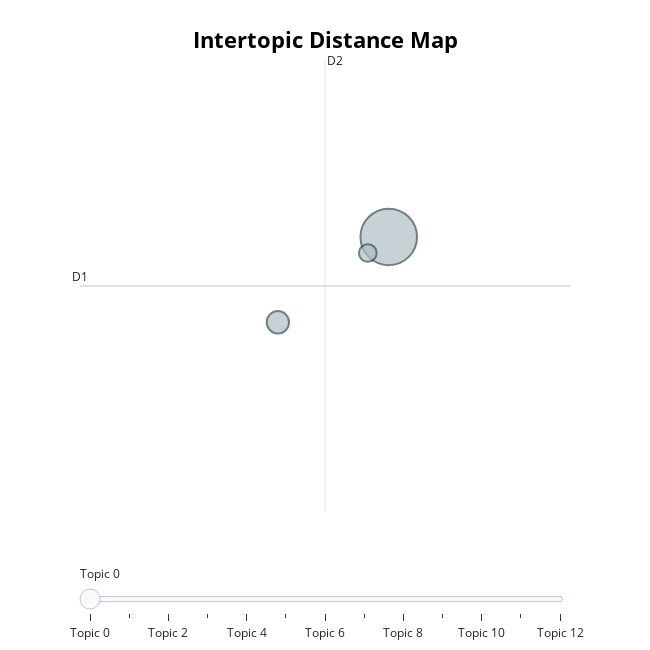

Here is the notebook cell this chart was saved with:
### Code cell
# Visualize intertopic distance
topic_model.visualize_topics()

### Figure 1 — Plotly figure (JSON) as saved in the notebook; plotly's stock layout.template omitted (floating-point values rounded to 4 significant figures)
{"data": [{"customdata": [[0, "beverage bottle container | bottle container | beverage bottle | water bottle | cigarette tobacco", 1161], [1, "cup cup | styrofoam cup | cup lid | cup cup lid | styrofoam cup cup", 269], [2, "styrofoam piece | piece styrofoam piece | piece styrofoam | styrofoam piece styrofoam | piece cardboard styrofoam", 181], [3, "food drink | food drink pouch | drink pouch | chip bag | bag food", 132], [4, "bag film | film bag film | film bag | bag film bag | ", 120], [5, "bottle cap | cap bottle cap | bottle cap bottle | cap bottle | cap cap something", 114], [6, "straw stirrer | straw stirrer straw | stirrer straw stirrer | stirrer straw | lemon slice straw", 97], [7, "hard fragment | hard fragment hard | fragment hard fragment | fragment hard | ", 77], [8, "sport equipment | sport equipment sport | equipment sport equipment | equipment sport | ", 58], [9, "medical waste | waste medical | waste medical waste | medical waste medical | covid ppe", 55], [10, "textile shoe | textile shoe textile | shoe textile shoe | shoe textile | ", 38], [11, "paper paper | paper paper paper | junk mail | junk mail office | mail office", 27], [12, "vehicle related | vehicle related vehicle | related vehicle related | related vehicle | reagent system", 17]], "hovertemplate": "<b>Topic %{customdata[0]}</b><br>%{customdata[1]}<br>Size: %{customdata[2]}", "legendgroup": "", "marker": {"color": "#B0BEC5", "line": {"color": "DarkSlateGrey", "width": 2}, "size": [1161, 269, 181, 132, 120, 114, 97, 77, 58, 55, 38, 27, 17], "sizemode": "area", "sizeref": 0.7256, "symbol": "circle"}, "mode": "markers", "name": "", "orientation": "v", "showlegend": false, "type": "scatter", "x": [-6.05, null, -6.605, null, null, -6.155, null, null, null, null, null, null, null], "xaxis": "x", "y": [-7.671, null, -8.226, null, null, -7.775, null, null, null, null, null, null, null], "yaxis": "y"}], "layout": {"annotations": [{"showarrow": false, "text": "D1", "x": -7.596, "y": -7.99, "yshift": 10}, {"showarrow": false, "text": "D2", "x": -6.369, "xshift": 10, "y": -6.52}], "height": 650, "hoverlabel": {"bgcolor": "white", "font": {"family": "Rockwell", "size": 16}}, "legend": {"itemsizing": "constant", "tracegroupgap": 0}, "margin": {"t": 60}, "shapes": [{"line": {"color": "#CFD8DC", "width": 2}, "type": "line", "x0": -6.369, "x1": -6.369, "y0": -9.46, "y1": -6.52}, {"line": {"color": "#9E9E9E", "width": 2}, "type": "line", "x0": -7.596, "x1": -5.143, "y0": -7.99, "y1": -7.99}], "sliders": [{"active": 0, "pad": {"t": 50}, "steps": [{"args": [{"marker.color": [["red", "#B0BEC5", "#B0BEC5", "#B0BEC5", "#B0BEC5", "#B0BEC5", "#B0BEC5", "#B0BEC5", "#B0BEC5", "#B0BEC5", "#B0BEC5", "#B0BEC5", "#B0BEC5"]]}], "label": "Topic 0", "method": "update"}, {"args": [{"marker.color": [["#B0BEC5", "red", "#B0BEC5", "#B0BEC5", "#B0BEC5", "#B0BEC5", "#B0BEC5", "#B0BEC5", "#B0BEC5", "#B0BEC5", "#B0BEC5", "#B0BEC5", "#B0BEC5"]]}], "label": "Topic 1", "method": "update"}, {"args": [{"marker.color": [["#B0BEC5", "#B0BEC5", "red", "#B0BEC5", "#B0BEC5", "#B0BEC5", "#B0BEC5", "#B0BEC5", "#B0BEC5", "#B0BEC5", "#B0BEC5", "#B0BEC5", "#B0BEC5"]]}], "label": "Topic 2", "method": "update"}, {"args": [{"marker.color": [["#B0BEC5", "#B0BEC5", "#B0BEC5", "red", "#B0BEC5", "#B0BEC5", "#B0BEC5", "#B0BEC5", "#B0BEC5", "#B0BEC5", "#B0BEC5", "#B0BEC5", "#B0BEC5"]]}], "label": "Topic 3", "method": "update"}, {"args": [{"marker.color": [["#B0BEC5", "#B0BEC5", "#B0BEC5", "#B0BEC5", "red", "#B0BEC5", "#B0BEC5", "#B0BEC5", "#B0BEC5", "#B0BEC5", "#B0BEC5", "#B0BEC5", "#B0BEC5"]]}], "label": "Topic 4", "method": "update"}, {"args": [{"marker.color": [["#B0BEC5", "#B0BEC5", "#B0BEC5", "#B0BEC5", "#B0BEC5", "red", "#B0BEC5", "#B0BEC5", "#B0BEC5", "#B0BEC5", "#B0BEC5", "#B0BEC5", "#B0BEC5"]]}], "label": "Topic 5", "method": "update"}, {"args": [{"marker.color": [["#B0BEC5", "#B0BEC5", "#B0BEC5", "#B0BEC5", "#B0BEC5", "#B0BEC5", "red", "#B0BEC5", "#B0BEC5", "#B0BEC5", "#B0BEC5", "#B0BEC5", "#B0BEC5"]]}], "label": "Topic 6", "method": "update"}, {"args": [{"marker.color": [["#B0BEC5", "#B0BEC5", "#B0BEC5", "#B0BEC5", "#B0BEC5", "#B0BEC5", "#B0BEC5", "red", "#B0BEC5", "#B0BEC5", "#B0BEC5", "#B0BEC5", "#B0BEC5"]]}], "label": "Topic 7", "method": "update"}, {"args": [{"marker.color": [["#B0BEC5", "#B0BEC5", "#B0BEC5", "#B0BEC5", "#B0BEC5", "#B0BEC5", "#B0BEC5", "#B0BEC5", "red", "#B0BEC5", "#B0BEC5", "#B0BEC5", "#B0BEC5"]]}], "label": "Topic 8", "method": "update"}, {"args": [{"marker.color": [["#B0BEC5", "#B0BEC5", "#B0BEC5", "#B0BEC5", "#B0BEC5", "#B0BEC5", "#B0BEC5", "#B0BEC5", "#B0BEC5", "red", "#B0BEC5", "#B0BEC5", "#B0BEC5"]]}], "label": "Topic 9", "method": "update"}, {"args": [{"marker.color": [["#B0BEC5", "#B0BEC5", "#B0BEC5", "#B0BEC5", "#B0BEC5", "#B0BEC5", "#B0BEC5", "#B0BEC5", "#B0BEC5", "#B0BEC5", "red", "#B0BEC5", "#B0BEC5"]]}], "label": "Topic 10", "method": "update"}, {"args": [{"marker.color": [["#B0BEC5", "#B0BEC5", "#B0BEC5", "#B0BEC5", "#B0BEC5", "#B0BEC5", "#B0BEC5", "#B0BEC5", "#B0BEC5", "#B0BEC5", "#B0BEC5", "red", "#B0BEC5"]]}], "label": "Topic 11", "method": "update"}, {"args": [{"marker.color": [["#B0BEC5", "#B0BEC5", "#B0BEC5", "#B0BEC5", "#B0BEC5", "#B0BEC5", "#B0BEC5", "#B0BEC5", "#B0BEC5", "#B0BEC5", "#B0BEC5", "#B0BEC5", "red"]]}], "label": "Topic 12", "method": "update"}]}], "title": {"font": {"color": "Black", "size": 22}, "text": "<b>Intertopic Distance Map</b>", "x": 0.5, "xanchor": "center", "y": 0.95, "yanchor": "top"}, "width": 650, "xaxis": {"anchor": "y", "domain": [0, 1], "range": [-7.596, -5.143], "title": {"text": ""}, "visible": false}, "yaxis": {"anchor": "x", "domain": [0, 1], "range": [-9.46, -6.52], "title": {"text": ""}, "visible": false}}}
